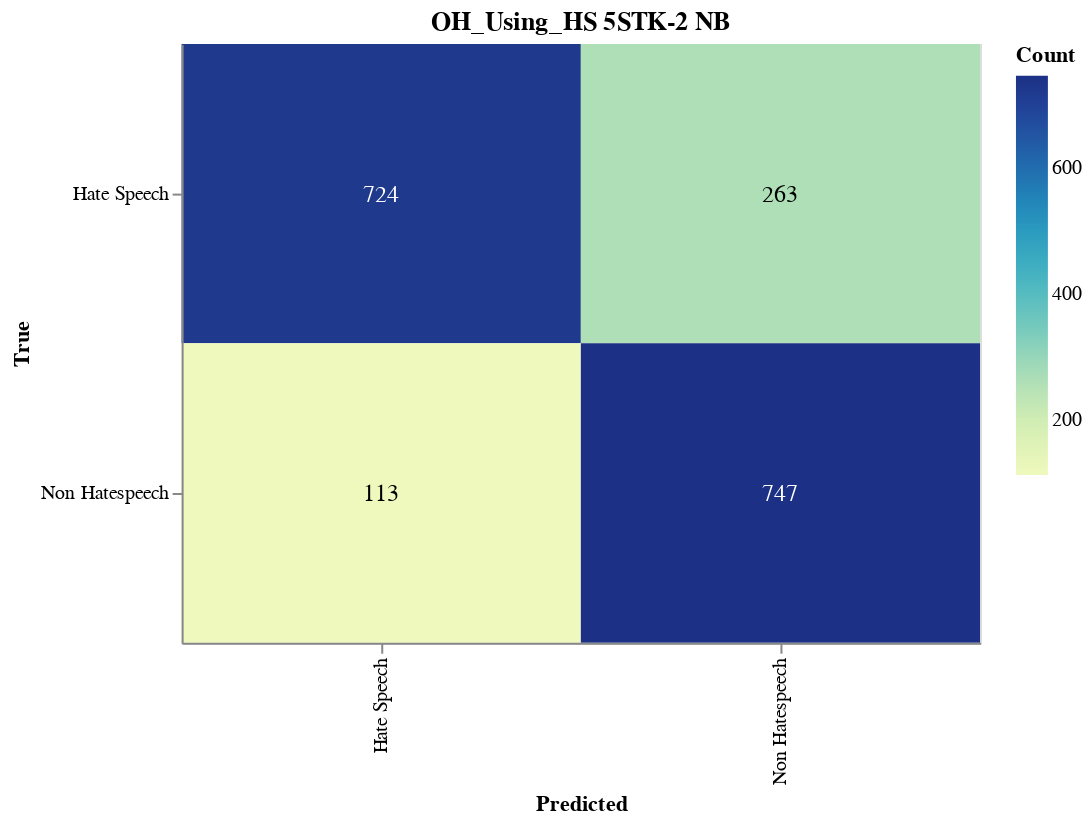

Write notebook code for a chart like this one.
### Markdown cell above
#### Save CM

### Code cell
import altair as alt
import altair_saver
import pandas as pd
from sklearn.metrics import confusion_matrix

# Calculate the confusion matrix
cm = confusion_matrix(y_val, adjusted_predictions)

# Define class names
class_names = ['Hate Speech', 'Non Hatespeech']

# Convert confusion matrix to DataFrame
cm_df = pd.DataFrame(cm, index=class_names, columns=class_names).reset_index().melt(id_vars='index')
cm_df.columns = ['True', 'Predicted', 'Count']

# Ensure the order of categories
cm_df['True'] = pd.Categorical(cm_df['True'], categories=class_names, ordered=True)
cm_df['Predicted'] = pd.Categorical(cm_df['Predicted'], categories=class_names, ordered=True)

# Create the Altair plot
heatmap = alt.Chart(cm_df).mark_rect().encode(
    x=alt.X('Predicted:O', sort=class_names),
    y=alt.Y('True:O', sort=class_names),
    color='Count:Q',
    tooltip=['True', 'Predicted', 'Count']
).properties(
    width=400,
    height=300,
    title='OH_Using_HS 5STK-2 NB'
)

# Add text labels
text = heatmap.mark_text(
    align='center',
    baseline='middle',
    fontSize=12
).encode(
    text='Count:Q',
    color=alt.condition(
        alt.datum.Count > cm.max() / 2,
        alt.value('white'),
        alt.value('black')
    )
)

# Combine heatmap and text
final_chart = heatmap + text

# Display the plot
final_chart.show()

### Figure 1 — Vega-Lite specification as saved in the notebook (floating-point values rounded to 4 significant figures)
{"config": {"view": {"continuousWidth": 300, "continuousHeight": 300}}, "layer": [{"mark": {"type": "rect"}, "encoding": {"color": {"field": "Count", "type": "quantitative"}, "tooltip": [{"field": "True", "type": "ordinal"}, {"field": "Predicted", "type": "ordinal"}, {"field": "Count", "type": "quantitative"}], "x": {"field": "Predicted", "sort": ["Hate Speech", "Non Hatespeech"], "type": "ordinal"}, "y": {"field": "True", "sort": ["Hate Speech", "Non Hatespeech"], "type": "ordinal"}}, "title": "OH_Using_HS 5STK-2 NB"}, {"mark": {"type": "text", "align": "center", "baseline": "middle", "fontSize": 12}, "encoding": {"color": {"condition": {"test": "(datum.Count > 373.5)", "value": "white"}, "value": "black"}, "text": {"field": "Count", "type": "quantitative"}, "tooltip": [{"field": "True", "type": "ordinal"}, {"field": "Predicted", "type": "ordinal"}, {"field": "Count", "type": "quantitative"}], "x": {"field": "Predicted", "sort": ["Hate Speech", "Non Hatespeech"], "type": "ordinal"}, "y": {"field": "True", "sort": ["Hate Speech", "Non Hatespeech"], "type": "ordinal"}}, "title": "OH_Using_HS 5STK-2 NB"}], "data": {"name": "data-685c4e3bb188ec57b00ce103cba7e6bb"}, "height": 300, "width": 400, "$schema": "https://vega.github.io/schema/vega-lite/v5.17.0.json", "datasets": {"data-685c4e3bb188ec57b00ce103cba7e6bb": [{"True": "Hate Speech", "Predicted": "Hate Speech", "Count": 724}, {"True": "Non Hatespeech", "Predicted": "Hate Speech", "Count": 113}, {"True": "Hate Speech", "Predicted": "Non Hatespeech", "Count": 263}, {"True": "Non Hatespeech", "Predicted": "Non Hatespeech", "Count": 747}]}}
